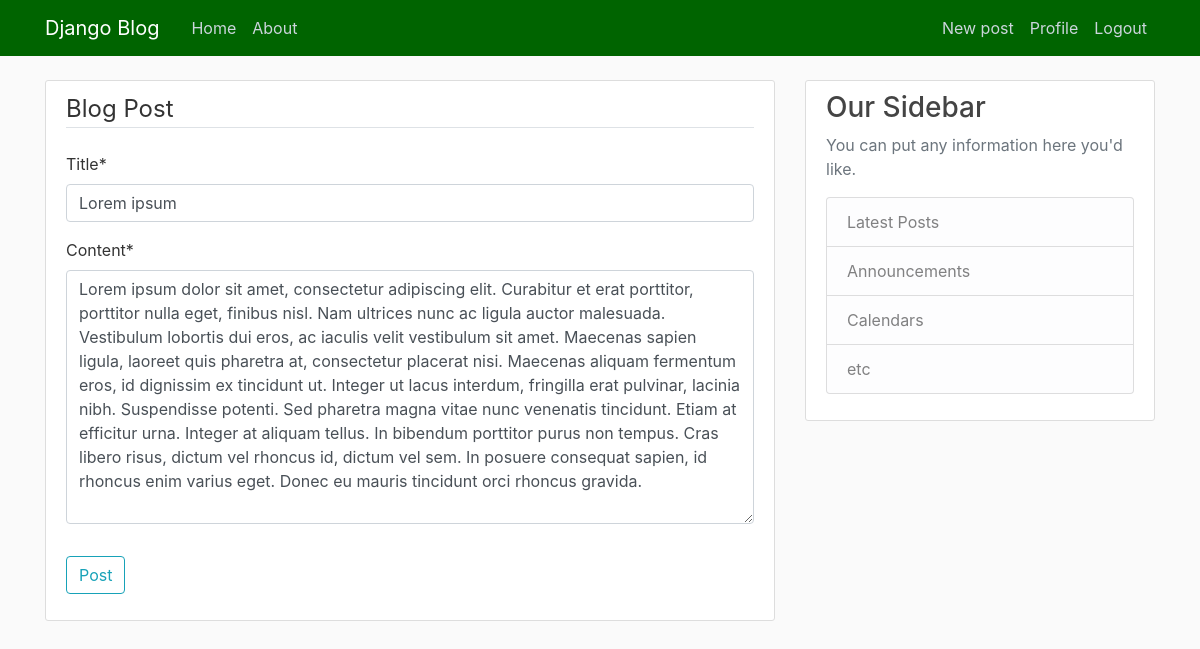
Screenshot of /post/8/update/ (signed in) with the database file from the repository.
### blog/models.py (models this page shows, shortened)
class Post(models.Model):
    title = models.CharField(max_length=100)
    content = models.TextField()
    date_posted = models.DateTimeField(default=timezone.now)
    author = models.ForeignKey(User, on_delete=models.CASCADE)

### blog/views.py (the view, shortened to what this page needs)
# urls.py: path('post/<int:pk>/update/', PostUpdateView.as_view(), name='post-update'),
class PostUpdateView(LoginRequiredMixin, UserPassesTestMixin, UpdateView):
    model = Post
    fields = ['title', 'content']
    def test_func(self):
        post = self.get_object()
        if self.request.user == post.author:
            return True
        return False

### blog/templates/blog/post_form.html (shortened to what this page needs)
{% extends "blog/base.html" %}
{% load crispy_forms_tags %}
{% block content %}
    <div class="content-section">
    <form method="POST">
        <fieldset class="form-group">
            <legend class="border-bottom mb-4">
                Blog Post
            </legend>
            {{ form|crispy }}
        </fieldset>
        <div class="form-group">
            <button class="btn btn-outline-info" type="submit">Post</button>
        </div>
    </form>
    </div>
{% endblock content %}

### blog/static/blog/main.css (style rules this page uses)
body { background: #fafafa; color: #333333; margin-top: 5rem; }
.content-section { background: #ffffff; padding: 10px 20px; border: 1px solid #dddddd; border-radius: 3px; margin-bottom: 20px; }

### rows the page displays
Post: title "Lorem ipsum", content "Lorem ipsum dolor sit amet, consectetur adipiscing elit. Curabitur et erat porttitor, porttitor nulla eget, finibus nisl. Nam ultrices nunc ac ligula auctor malesuada. Vestibulum lobortis dui eros, ac iaculis velit vestibulum sit amet. Maecenas sapien ligula, laoreet quis pharetra at, consectetur placerat nisi. Maecenas aliquam fermentum eros, id dignissim ex tincidunt ut. Integer ut lacus interdum, fringilla erat pulvinar, lacinia nibh. Suspendisse potenti. Sed pharetra magna vitae nunc venenatis tincidunt. Etiam at efficitur urna. Integer at aliquam tellus. In bibendum porttitor purus non tempus. Cras libero risus, dictum vel rhoncus id, dictum vel sem. In posuere consequat sapien, id…"
